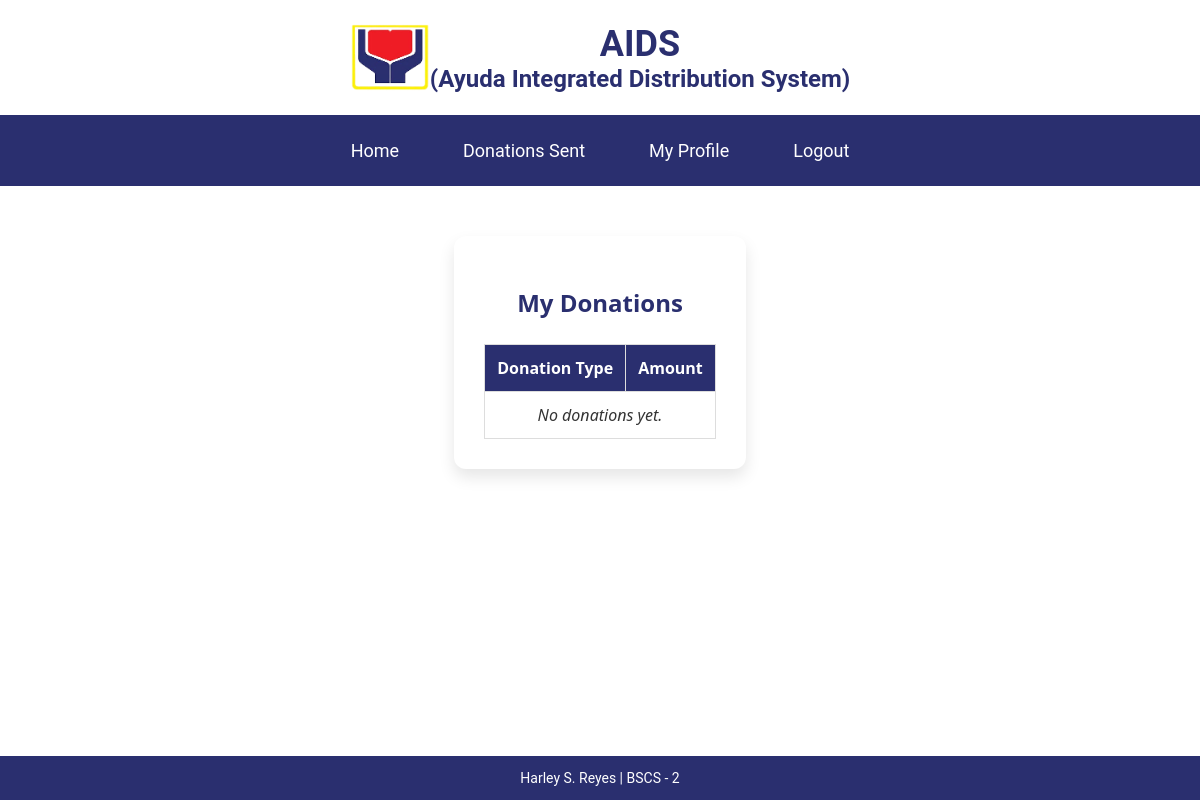
/f1Reyes/sent_donations.php (signed in), run on an earlier commit of the app's database.
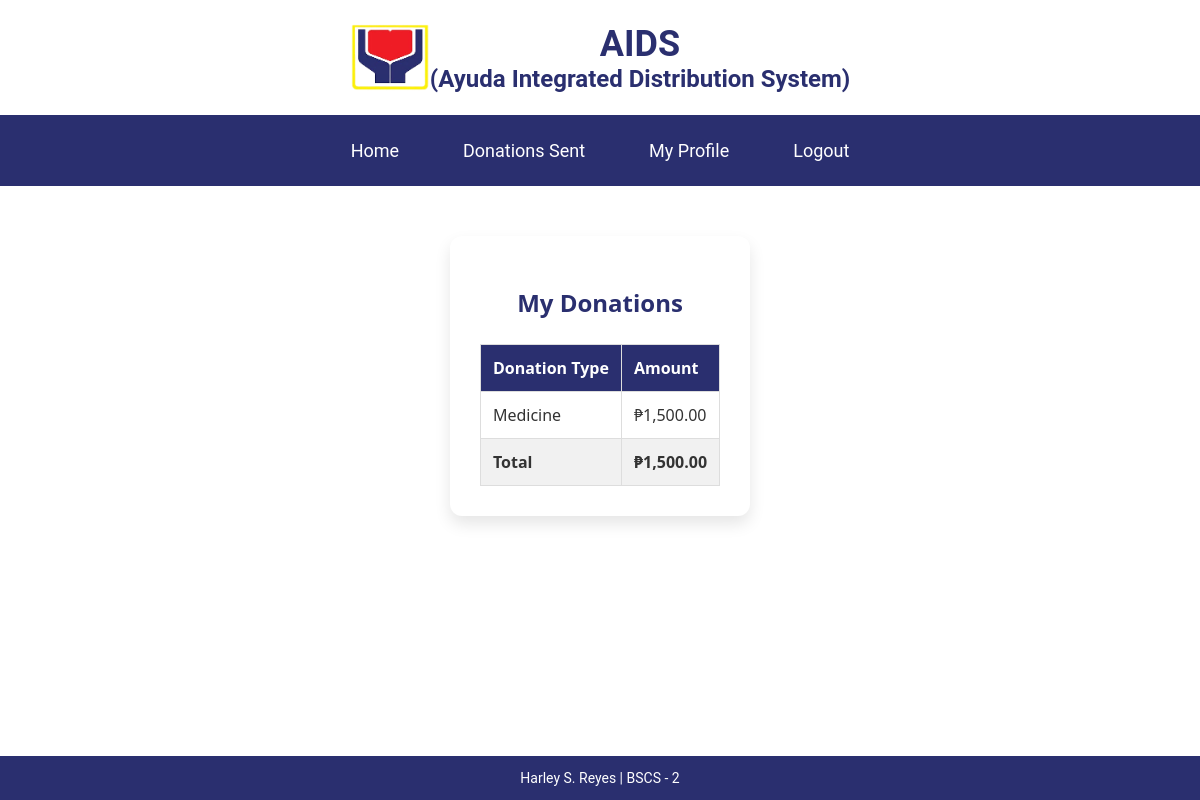
And on a later commit of the database.
### tables this page shows
CREATE TABLE `tbldonator` (
  `donator_id` int(11) NOT NULL,
  `uid` int(11) NOT NULL,
  `organization` varchar(100) NOT NULL,
  `amount` double DEFAULT NULL,
  `donation_type` enum('Cash','Goods','Medicine','Supplies') DEFAULT 'Cash'
);

### f1Reyes/sent_donations.php (the view, shortened to what this page needs)
<?php
require_once 'connect.php';
require_once 'includes/header.php';
$uid = $_SESSION['uid'];
$stmt = $connection->prepare("SELECT donation_type, amount FROM tbldonator WHERE uid = ? AND amount > 0");
$stmt->bind_param("i", $uid);
$stmt->execute();
$result = $stmt->get_result();
$donations = [];
$totalAmount = 0;
while ($row = $result->fetch_assoc()) {
    $donations[] = $row;
    $totalAmount += $row['amount'];
}
?>
<link rel="stylesheet" href="css/register.css">
<div class="nav-container">
    <nav>
        <a href="home_donator.php">Home</a>
        <a href="sent_donations.php">Donations Sent</a>
        <a href="profile.php">My Profile</a>
        <a href="index.php">Logout</a>
    </nav>
</div>
<div class="donation-container">
    <h2>My Donations</h2>
    <table class="donation-table">
        <thead>
            <tr>
                <th>Donation Type</th>
                <th>Amount</th>
            </tr>
        </thead>
        <tbody>
            <?php if (count($donations) > 0): ?>
                <?php foreach ($donations as $donation): ?>
                    <tr>
                        <td><?= htmlspecialchars($donation['donation_type']) ?></td>
                        <td>₱<?= number_format($donation['amount'], 2) ?></td>
                    </tr>
                <?php endforeach; ?>
                <tr class="total-row">
                    <td>Total</td>
                    <td>₱<?= number_format($totalAmount, 2) ?></td>
                </tr>
            <?php else: ?>
                <tr>
                    <td colspan="2" style="text-align:center; font-style:italic;">No donations yet.</td>
                </tr>
            <?php endif; ?>
        </tbody>
    </table>
</div>
<?php require_once 'includes/footer.php'; ?>

What changed in the data, as far as the page shows it:
now on this page (row edited): tbldonator: donation_type "Medicine", amount "1,500.00"
Also different on the page:
$totalAmount: (not shown) → "1,500.00"
text no longer shown: "No donations yet."
text now shown: "Total ₱"
